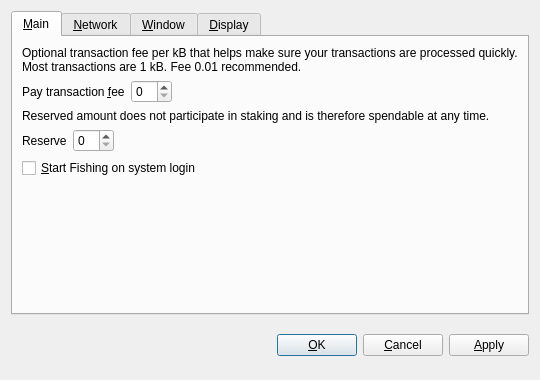
<?xml version="1.0" encoding="UTF-8"?>
<ui version="4.0">
 <class>OptionsDialog</class>
 <widget class="QDialog" name="OptionsDialog">
  <property name="geometry">
   <rect>
    <x>0</x>
    <y>0</y>
    <width>540</width>
    <height>380</height>
   </rect>
  </property>
  <property name="windowTitle">
   <string>Options</string>
  </property>
  <property name="modal">
   <bool>true</bool>
  </property>
  <layout class="QVBoxLayout" name="verticalLayout">
   <item>
    <widget class="QTabWidget" name="tabWidget">
     <property name="tabPosition">
      <enum>QTabWidget::North</enum>
     </property>
     <property name="currentIndex">
      <number>0</number>
     </property>
     <widget class="QWidget" name="tabMain">
      <attribute name="title">
       <string>&amp;Main</string>
      </attribute>
      <layout class="QVBoxLayout" name="verticalLayout_Main">
       <item>
        <widget class="QLabel" name="transactionFeeInfoLabel">
         <property name="text">
          <string>Optional transaction fee per kB that helps make sure your transactions are processed quickly. Most transactions are 1 kB. Fee 0.01 recommended.</string>
         </property>
         <property name="textFormat">
          <enum>Qt::PlainText</enum>
         </property>
         <property name="wordWrap">
          <bool>true</bool>
         </property>
        </widget>
       </item>
       <item>
        <layout class="QHBoxLayout" name="horizontalLayoutFee">
         <item>
          <widget class="QLabel" name="transactionFeeLabel">
           <property name="text">
            <string>Pay transaction &amp;fee</string>
           </property>
           <property name="textFormat">
            <enum>Qt::PlainText</enum>
           </property>
           <property name="buddy">
            <cstring>transactionFee</cstring>
           </property>
          </widget>
         </item>
         <item>
          <widget class="BitcoinAmountField" name="transactionFee"/>
         </item>
         <item>
          <spacer name="horizontalSpacerFee">
           <property name="orientation">
            <enum>Qt::Horizontal</enum>
           </property>
           <property name="sizeHint" stdset="0">
            <size>
             <width>40</width>
             <height>20</height>
            </size>
           </property>
          </spacer>
         </item>
        </layout>
       </item>
       <item>
        <widget class="QLabel" name="reserveBalanceInfoLabel">
         <property name="text">
          <string>Reserved amount does not participate in staking and is therefore spendable at any time.</string>
         </property>
         <property name="textFormat">
          <enum>Qt::PlainText</enum>
         </property>
         <property name="wordWrap">
          <bool>true</bool>
         </property>
        </widget>
       </item>
       <item>
        <layout class="QHBoxLayout" name="horizontalLayoutReserveBalance">
         <item>
          <widget class="QLabel" name="reserveBalanceLabel">
           <property name="text">
            <string>Reserve</string>
           </property>
           <property name="textFormat">
            <enum>Qt::PlainText</enum>
           </property>
           <property name="buddy">
            <cstring>reserveBalance</cstring>
           </property>
          </widget>
         </item>
         <item>
          <widget class="BitcoinAmountField" name="reserveBalance"/>
         </item>
         <item>
          <spacer name="horizontalSpacerReserveBalance">
           <property name="orientation">
            <enum>Qt::Horizontal</enum>
           </property>
           <property name="sizeHint" stdset="0">
            <size>
             <width>40</width>
             <height>20</height>
            </size>
           </property>
          </spacer>
         </item>
        </layout>
       </item>
       <item>
        <widget class="QCheckBox" name="bitcoinAtStartup">
         <property name="toolTip">
          <string>Automatically start Fishing after logging in to the system.</string>
         </property>
         <property name="text">
          <string>&amp;Start Fishing on system login</string>
         </property>
        </widget>
       </item>
       <item>
        <spacer name="verticalSpacer_Main">
         <property name="orientation">
          <enum>Qt::Vertical</enum>
         </property>
         <property name="sizeHint" stdset="0">
          <size>
           <width>20</width>
           <height>40</height>
          </size>
         </property>
        </spacer>
       </item>
      </layout>
     </widget>
     <widget class="QWidget" name="tabNetwork">
      <attribute name="title">
       <string>&amp;Network</string>
      </attribute>
      <layout class="QVBoxLayout" name="verticalLayout_Network">
       <item>
        <widget class="QCheckBox" name="mapPortUpnp">
         <property name="toolTip">
          <string>Automatically open the Fishing client port on the router. This only works when your router supports UPnP and it is enabled.</string>
         </property>
         <property name="text">
          <string>Map port using &amp;UPnP</string>
         </property>
        </widget>
       </item>
       <item>
        <widget class="QCheckBox" name="connectSocks">
         <property name="toolTip">
          <string>Connect to the Fishing network through a SOCKS proxy (e.g. when connecting through Tor).</string>
         </property>
         <property name="text">
          <string>&amp;Connect through SOCKS proxy:</string>
         </property>
        </widget>
       </item>
       <item>
        <layout class="QHBoxLayout" name="horizontalLayout_Network">
         <item>
          <widget class="QLabel" name="proxyIpLabel">
           <property name="text">
            <string>Proxy &amp;IP:</string>
           </property>
           <property name="textFormat">
            <enum>Qt::PlainText</enum>
           </property>
           <property name="buddy">
            <cstring>proxyIp</cstring>
           </property>
          </widget>
         </item>
         <item>
          <widget class="QValidatedLineEdit" name="proxyIp">
           <property name="maximumSize">
            <size>
             <width>140</width>
             <height>16777215</height>
            </size>
           </property>
           <property name="toolTip">
            <string>IP address of the proxy (e.g. 127.0.0.1)</string>
           </property>
          </widget>
         </item>
         <item>
          <widget class="QLabel" name="proxyPortLabel">
           <property name="text">
            <string>&amp;Port:</string>
           </property>
           <property name="textFormat">
            <enum>Qt::PlainText</enum>
           </property>
           <property name="buddy">
            <cstring>proxyPort</cstring>
           </property>
          </widget>
         </item>
         <item>
          <widget class="QLineEdit" name="proxyPort">
           <property name="maximumSize">
            <size>
             <width>55</width>
             <height>16777215</height>
            </size>
           </property>
           <property name="toolTip">
            <string>Port of the proxy (e.g. 9050)</string>
           </property>
          </widget>
         </item>
         <item>
          <widget class="QLabel" name="socksVersionLabel">
           <property name="text">
            <string>SOCKS &amp;Version:</string>
           </property>
           <property name="textFormat">
            <enum>Qt::PlainText</enum>
           </property>
           <property name="buddy">
            <cstring>socksVersion</cstring>
           </property>
          </widget>
         </item>
         <item>
          <widget class="QValueComboBox" name="socksVersion">
           <property name="toolTip">
            <string>SOCKS version of the proxy (e.g. 5)</string>
           </property>
          </widget>
         </item>
         <item>
          <spacer name="horizontalSpacer_Network">
           <property name="orientation">
            <enum>Qt::Horizontal</enum>
           </property>
           <property name="sizeHint" stdset="0">
            <size>
             <width>40</width>
             <height>20</height>
            </size>
           </property>
          </spacer>
         </item>
        </layout>
       </item>
       <item>
        <spacer name="verticalSpacer_Network">
         <property name="orientation">
          <enum>Qt::Vertical</enum>
         </property>
         <property name="sizeHint" stdset="0">
          <size>
           <width>20</width>
           <height>40</height>
          </size>
         </property>
        </spacer>
       </item>
      </layout>
     </widget>
     <widget class="QWidget" name="tabWindow">
      <attribute name="title">
       <string>&amp;Window</string>
      </attribute>
      <layout class="QVBoxLayout" name="verticalLayout_Window">
       <item>
        <widget class="QCheckBox" name="minimizeToTray">
         <property name="toolTip">
          <string>Show only a tray icon after minimizing the window.</string>
         </property>
         <property name="text">
          <string>&amp;Minimize to the tray instead of the taskbar</string>
         </property>
        </widget>
       </item>
       <item>
        <widget class="QCheckBox" name="minimizeOnClose">
         <property name="toolTip">
          <string>Minimize instead of exit the application when the window is closed. When this option is enabled, the application will be closed only after selecting Quit in the menu.</string>
         </property>
         <property name="text">
          <string>M&amp;inimize on close</string>
         </property>
        </widget>
       </item>
       <item>
        <spacer name="verticalSpacer_Window">
         <property name="orientation">
          <enum>Qt::Vertical</enum>
         </property>
         <property name="sizeHint" stdset="0">
          <size>
           <width>20</width>
           <height>40</height>
          </size>
         </property>
        </spacer>
       </item>
      </layout>
     </widget>
     <widget class="QWidget" name="tabDisplay">
      <attribute name="title">
       <string>&amp;Display</string>
      </attribute>
      <layout class="QVBoxLayout" name="verticalLayout_Display">
       <item>
        <layout class="QHBoxLayout" name="horizontalLayout_1_Display">
         <item>
          <widget class="QLabel" name="langLabel">
           <property name="text">
            <string>User Interface &amp;language:</string>
           </property>
           <property name="textFormat">
            <enum>Qt::PlainText</enum>
           </property>
           <property name="buddy">
            <cstring>lang</cstring>
           </property>
          </widget>
         </item>
         <item>
          <widget class="QValueComboBox" name="lang">
           <property name="toolTip">
            <string>The user interface language can be set here. This setting will take effect after restarting Fishing.</string>
           </property>
          </widget>
         </item>
        </layout>
       </item>
       <item>
        <layout class="QHBoxLayout" name="horizontalLayout_2_Display">
         <item>
          <widget class="QLabel" name="unitLabel">
           <property name="text">
            <string>&amp;Unit to show amounts in:</string>
           </property>
           <property name="textFormat">
            <enum>Qt::PlainText</enum>
           </property>
           <property name="buddy">
            <cstring>unit</cstring>
           </property>
          </widget>
         </item>
         <item>
          <widget class="QValueComboBox" name="unit">
           <property name="toolTip">
            <string>Choose the default subdivision unit to show in the interface and when sending coins.</string>
           </property>
          </widget>
         </item>
        </layout>
       </item>
       <item>
        <widget class="QCheckBox" name="displayAddresses">
         <property name="toolTip">
          <string>Whether to show Fishing addresses in the transaction list or not.</string>
         </property>
         <property name="text">
          <string>&amp;Display addresses in transaction list</string>
         </property>
        </widget>
       </item>
       <item>
        <widget class="QCheckBox" name="coinControlFeatures">
         <property name="toolTip">
          <string>Whether to show coin control features or not.</string>
         </property>
         <property name="text">
          <string>Display coin &amp;control features (experts only!)</string>
         </property>
        </widget>
       </item>
       <item>
        <spacer name="verticalSpacer_Display">
         <property name="orientation">
          <enum>Qt::Vertical</enum>
         </property>
         <property name="sizeHint" stdset="0">
          <size>
           <width>20</width>
           <height>40</height>
          </size>
         </property>
        </spacer>
       </item>
      </layout>
     </widget>
    </widget>
   </item>
   <item>
    <layout class="QHBoxLayout" name="horizontalLayout_Buttons">
     <item>
      <spacer name="horizontalSpacer_1">
       <property name="orientation">
        <enum>Qt::Horizontal</enum>
       </property>
       <property name="sizeHint" stdset="0">
        <size>
         <width>40</width>
         <height>48</height>
        </size>
       </property>
      </spacer>
     </item>
     <item>
      <widget class="QLabel" name="statusLabel">
       <property name="font">
        <font>
         <weight>75</weight>
         <bold>true</bold>
        </font>
       </property>
       <property name="text">
        <string/>
       </property>
       <property name="textFormat">
        <enum>Qt::PlainText</enum>
       </property>
       <property name="wordWrap">
        <bool>true</bool>
       </property>
      </widget>
     </item>
     <item>
      <spacer name="horizontalSpacer_2">
       <property name="orientation">
        <enum>Qt::Horizontal</enum>
       </property>
       <property name="sizeHint" stdset="0">
        <size>
         <width>40</width>
         <height>48</height>
        </size>
       </property>
      </spacer>
     </item>
     <item>
      <widget class="QPushButton" name="okButton">
       <property name="text">
        <string>&amp;OK</string>
       </property>
      </widget>
     </item>
     <item>
      <widget class="QPushButton" name="cancelButton">
       <property name="text">
        <string>&amp;Cancel</string>
       </property>
       <property name="autoDefault">
        <bool>false</bool>
       </property>
      </widget>
     </item>
     <item>
      <widget class="QPushButton" name="applyButton">
       <property name="text">
        <string>&amp;Apply</string>
       </property>
       <property name="autoDefault">
        <bool>false</bool>
       </property>
      </widget>
     </item>
    </layout>
   </item>
  </layout>
 </widget>
 <customwidgets>
  <customwidget>
   <class>BitcoinAmountField</class>
   <extends>QSpinBox</extends>
   <header>bitcoinamountfield.h</header>
  </customwidget>
  <customwidget>
   <class>QValueComboBox</class>
   <extends>QComboBox</extends>
   <header>qvaluecombobox.h</header>
  </customwidget>
  <customwidget>
   <class>QValidatedLineEdit</class>
   <extends>QLineEdit</extends>
   <header>qvalidatedlineedit.h</header>
  </customwidget>
 </customwidgets>
 <resources/>
 <connections/>
</ui>
